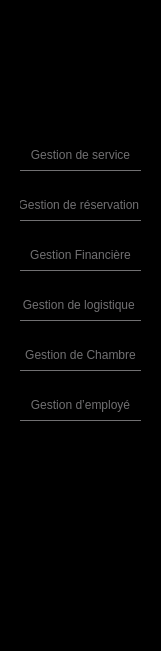
     <widget class="QWidget" name="widget_3" native="true">
      <property name="geometry">
       <rect>
        <x>0</x>
        <y>0</y>
        <width>161</width>
        <height>651</height>
       </rect>
      </property>
      <property name="styleSheet">
       <string notr="true">QWidget{
background:black;

}
QPushButton{
background:transparent;
border:none;
color:#717072;
border-bottom:1px solid #717072;
}
QPushButton:hover{
text-color:white;
border-bottom:2px solid white;
}</string>
      </property>
      <widget class="QPushButton" name="pushButton_1">
       <property name="geometry">
        <rect>
         <x>20</x>
         <y>140</y>
         <width>121</width>
         <height>31</height>
        </rect>
       </property>
       <property name="text">
        <string>Gestion de service</string>
       </property>
      </widget>
      <widget class="QPushButton" name="pushButton_27">
       <property name="geometry">
        <rect>
         <x>20</x>
         <y>290</y>
         <width>121</width>
         <height>31</height>
        </rect>
       </property>
       <property name="text">
        <string>Gestion de logistique </string>
       </property>
      </widget>
      <widget class="QPushButton" name="pushButton_28">
       <property name="geometry">
        <rect>
         <x>20</x>
         <y>240</y>
         <width>121</width>
         <height>31</height>
        </rect>
       </property>
       <property name="text">
        <string>Gestion Financière</string>
       </property>
      </widget>
      <widget class="QPushButton" name="pushButton_29">
       <property name="geometry">
        <rect>
         <x>20</x>
         <y>190</y>
         <width>121</width>
         <height>31</height>
        </rect>
       </property>
       <property name="text">
        <string>Gestion de réservation </string>
       </property>
      </widget>
      <widget class="QPushButton" name="pushButton_30">
       <property name="geometry">
        <rect>
         <x>20</x>
         <y>340</y>
         <width>121</width>
         <height>31</height>
        </rect>
       </property>
       <property name="text">
        <string>Gestion de Chambre</string>
       </property>
      </widget>
      <widget class="QPushButton" name="pushButton_31">
       <property name="geometry">
        <rect>
         <x>20</x>
         <y>390</y>
         <width>121</width>
         <height>31</height>
        </rect>
       </property>
       <property name="text">
        <string>Gestion d’employé</string>
       </property>
      </widget>
     </widget>
